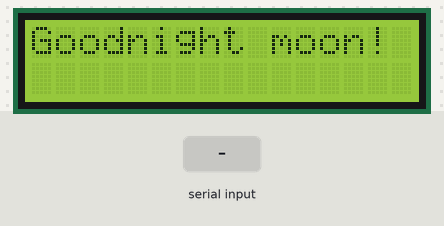
Simulated run of this sketch. Board: Arduino Uno, built with avr-gcc and run on an emulated ATmega328P. On the bench: 16×2 character LCD. The test bench sets the inputs (shaded band).

Above: at 0.1 s.
3.3 s: "1" received over the second serial link
At 4.3 s:
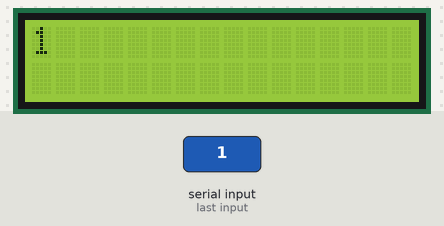
4.8 s: "0" received over the second serial link
At 5.4 s:
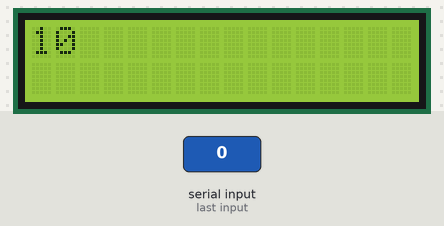
6.3 s: "2" received over the second serial link
At 6.6 s:
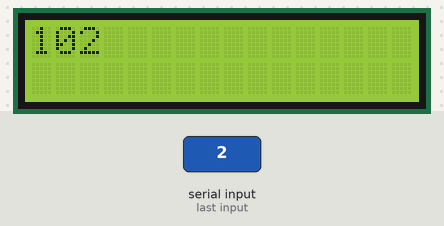
Timing chart, 0 to 9.3 s (numbered marks = the images above; inputs shaded):
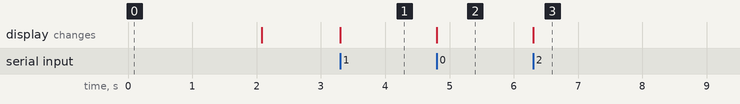

Measured:
- after the input at 3.3 s, the display: changes at once (image 1)
- after the input at 4.8 s, the display: changes at once (image 2)
- after the input at 6.3 s, the display: changes at once (image 3)

The sketch:

interface_lcd_and_bluetooth.ino
```cpp
/*Arduino IDE version: 1.8.3
Tested on: ARBD 1
Microcontroller: Atmega 328 p
written by: Anurag Aggarwal
Date: 06/15/2019*/

//include the library of lcd
#include<LiquidCrystal.h>

//include the library of bluetooth serial communication
#include <SoftwareSerial.h>

LiquidCrystal lcd(4,5,0,1,2,3);     //pins connected to lcd(registor select, reset, D0, D1, D2, D3)
SoftwareSerial bt(12, 13);          //pins connected to bluetooth(RX, TX)

void setup() {
  lcd.begin(16,2);                  //it start the lcd whose display is (16*2)
  lcd.print("Goodnight moon!");
  delay(2000);                      //wait for 2 sec
  lcd.clear();                      //it clear the lcd means previous command is erase from lcd


  // set the data rate for the SoftwareSerial port
  bt.begin(9600);                  //it start the serial communication of bluetooth whose baud rate is 9600 bits/sec
  bt.println("Hello, world?");     //print hello world on bluetooth terminal


}
int c=0;
int r=0;
void loop()
{
  if (bt.available())           //check if bluetooth is connected or not
  {
    lcd.write(bt.read());       //data sent from bluetooth is start writing on LCD
    c++;

    if (( c>=15)&&(r==0))
    {
      lcd.setCursor(0,1);       //set cursor of lcd to (column=0, row=1) coordinates
      r++;c=0;
    }
    else if((c>=15)&&(r==1))    //if there is no space on lcd
    {
      c=0;
      r=0;
      lcd.clear();               //it clear the lcd means previous command is erase from lcd
    }
  }

}
```
